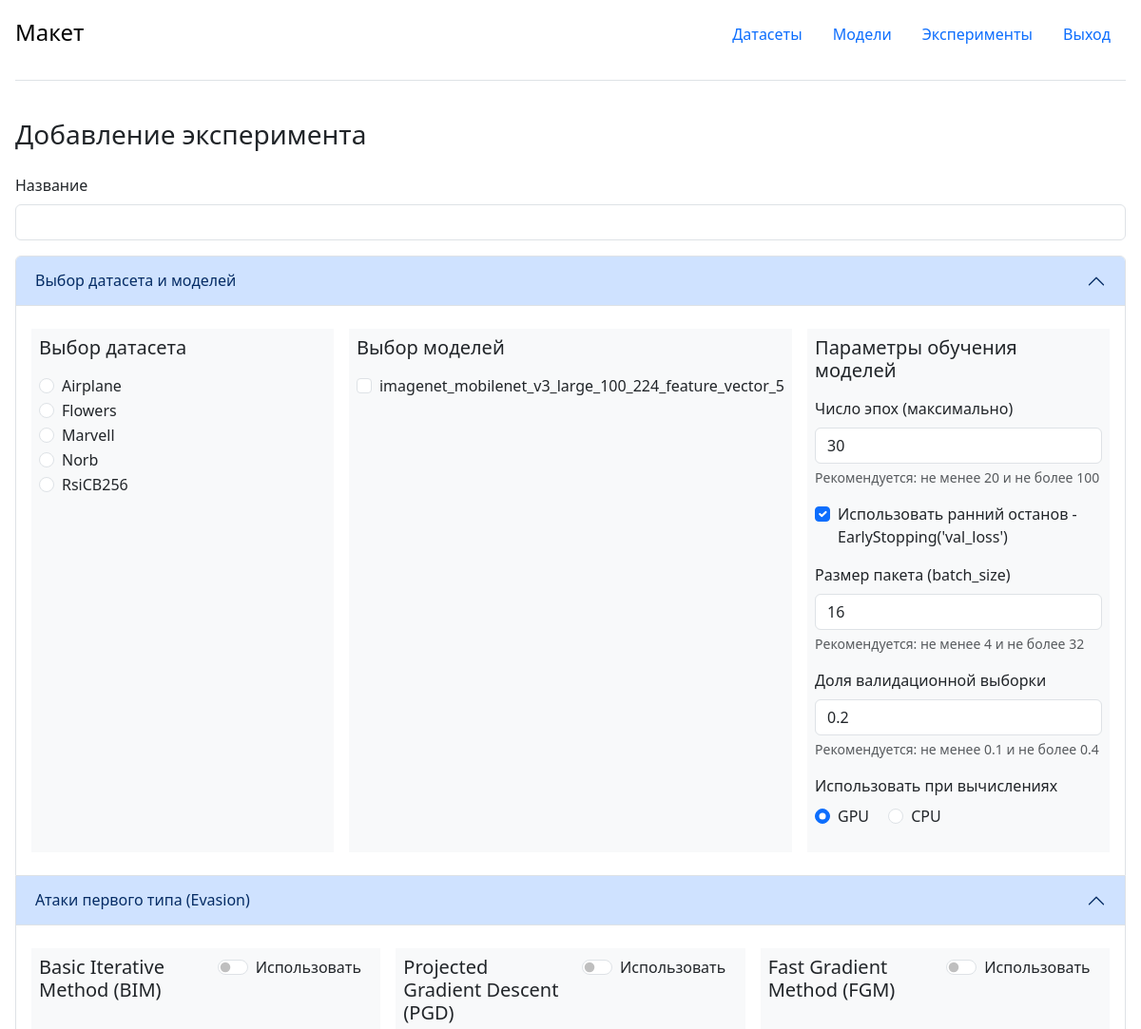
Before: /experiments/add_form (upper part) with the older database file.
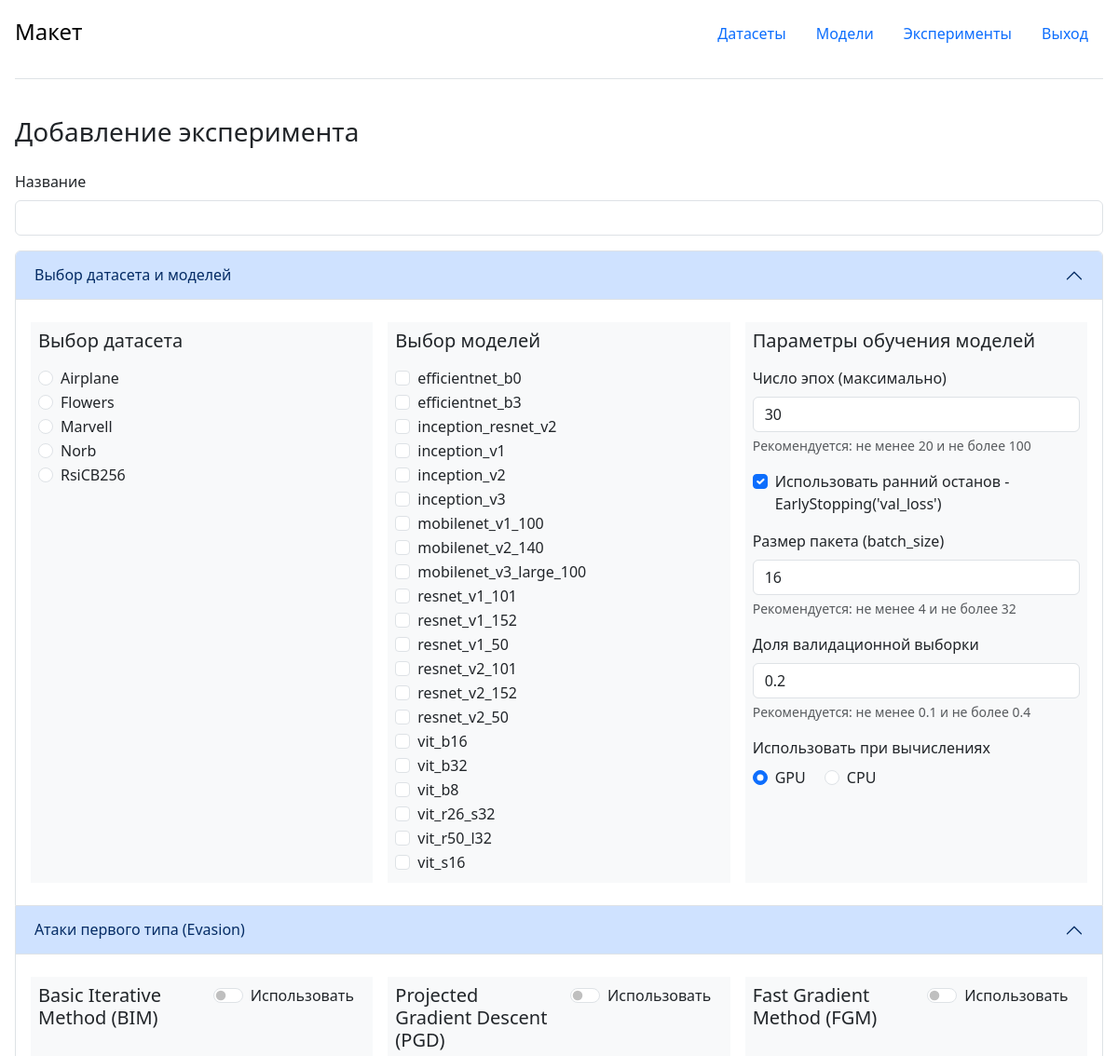
After: the same page with the newer database file.
### portal/entity/dataset/orm.py (models this page shows, shortened)
class Dataset(models.Model):
    shortName = models.CharField(max_length=50, verbose_name='Короткое название', unique=True, null=False, blank=False)
    dir_name = models.CharField(max_length=250, verbose_name='Относительный путь', unique=True, null=False, blank=False)
    class_nums = models.IntegerField(verbose_name="Количество классов", unique=False, null=False, blank=False)
    size = models.IntegerField(verbose_name="Количество образцов", unique=False, null=False, blank=False)
    comments = models.TextField(verbose_name="Описание")
    class Meta:
        verbose_name_plural = '01 Датасеты'
        verbose_name = 'Датасет'
        ordering = ['-shortName']

### portal/entity/model/orm.py (models this page shows, shortened)
class INS(models.Model):
    type = models.IntegerField(verbose_name='Вектор признаков (0), классификатор(1)')
    dir_name = models.CharField(max_length=100, verbose_name='Имя файла', unique=True, null=False, blank=False)
    shortName = models.CharField(max_length=100, verbose_name='Имя модели', unique=True, null=False, blank=False)
    comments = models.TextField(verbose_name="Описание")
    input_size_x = models.IntegerField(verbose_name='Size X')
    input_size_y = models.IntegerField(verbose_name='Size Y')
    input_size_ch = models.IntegerField(verbose_name='Channels num')
    min = models.IntegerField(verbose_name='Min values input')
    max = models.IntegerField(verbose_name='Max values input')
    batch_norm_momentum = models.FloatField(null=True)
    dir_size = models.IntegerField()
    class Meta:
        verbose_name_plural = '02 Модели'
        verbose_name = 'Модель'
        ordering = ['-shortName']

### portal/entity/experiment/views.py (the view)
# urls.py: path('add_form', experiment_add_form, name='experiment_add_form'),
def experiment_add_form(request):
    datasets = Dataset.objects.all().order_by('shortName')
    models = INS.objects.all().order_by('shortName')
    e = EForm()
    context = {
        "form": e,
        "models": models,
        "datasets": datasets
    }
    return render(request, 'portal/pages/experiment/add_form.html', context)

### portal/entity/experiment/views.py
class EForm(forms.Form):
    type = forms.IntegerField()
    shortName = forms.CharField()
    dir_name = forms.CharField()
    comments = forms.CharField(required=False)
    input_size_x = forms.IntegerField()
    input_size_y = forms.IntegerField()
    input_size_ch = forms.IntegerField()
    min = forms.IntegerField()
    max = forms.IntegerField()
    batch_norm_momentum = forms.CharField(required=False)

### portal/templates/portal/pages/experiment/add_form.html (shortened to what this page needs)
{% extends 'portal/mainLayaut.html' %}
{% block content %}
    <main class="">
        <div class="d-flex justify-content-between align-items-center pb-3">
            <h3>Добавление эксперимента</h3>
        </div>
        <form action="{% url 'experiment_add_resume' %}" method="post" class="form">
            <div class="mb-3">
                <label class="form-label">Название</label>
                <input type=" text" class="form-control" value="" name="cernel">
            </div>
            <div class="accordion" id="accordionPanelsStayOpenExample">
                {% include "portal/pages/experiment/parts/dataset_model.html" %}
                {% include "portal/pages/experiment/parts/attack.html" %}
            </div>
            <br/>
        </form>
    </main>
{% endblock content %}

### portal/templates/portal/pages/experiment/parts/dataset_model.html (shortened to what the changed rows need)
<div class="accordion-item">
    <h2 class="accordion-header">
        <button class="accordion-button" type="button" data-bs-toggle="collapse"
                data-bs-target="#panelsStayOpen-collapseOne" aria-expanded="true"
                aria-controls="panelsStayOpen-collapseOne">
            Выбор датасета и моделей
        </button>
    </h2>
    <div id="panelsStayOpen-collapseOne" class="accordion-collapse collapse show">
        <div class="accordion-body">
            <div class="flex flex-wrap">
                <div class="row justify-content-between">
                    <div class="col bg-light m-2 p-2">
                        {% for dataset in datasets %}
                            <div class="form-check">
                                <input class="form-check-input" type="radio" name="datasets"
                                       id="{{ dataset.shortName }}">
                                <label class="form-check-label">
                                    {{ dataset.shortName }}
                                </label>
                            </div>
                        {% endfor %}
                    </div>
                    <div class="col bg-light m-2 p-2">
                        {% for model in models %}
                            <div class="form-check">
                                <input class="form-check-input" type="checkbox" value=""
                                       id="{{ model.shortName }}">
                                <label class="form-check-label" for="flexCheckDefault">
                                    {{ model.shortName }}
                                </label>
                            </div>
                        {% endfor %}
                    </div>
                </div>
            </div>
        </div>
    </div>
</div>

Changed rows visible on the page:
added INS: shortName "efficientnet_b0"
added INS: shortName "efficientnet_b3"
added INS: shortName "inception_resnet_v2"
added INS: shortName "inception_v1"
added INS: shortName "inception_v2"
changed INS: shortName "imagenet_mobilenet_v3_large_100_224_feature_vector_5" → "inception_v3"
added INS: shortName "mobilenet_v1_100"
added INS: shortName "mobilenet_v2_140"
added INS: shortName "mobilenet_v3_large_100"
added INS: shortName "resnet_v1_101"
added INS: shortName "resnet_v1_152"
added INS: shortName "resnet_v1_50"
added INS: shortName "resnet_v2_101"
added INS: shortName "resnet_v2_152"
added INS: shortName "resnet_v2_50"
added INS: shortName "vit_b16"
added INS: shortName "vit_b32"
added INS: shortName "vit_b8"
added INS: shortName "vit_r26_s32"
added INS: shortName "vit_r50_l32"
added INS: shortName "vit_s16"
